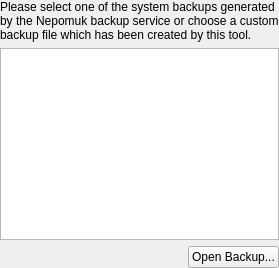
<?xml version="1.0" encoding="UTF-8"?>
<ui version="4.0">
 <class>RestoreSelection</class>
 <widget class="QWizardPage" name="RestoreSelection">
  <property name="title">
   <string>Restore Nepomuk Database</string>
  </property>
  <property name="subTitle">
   <string>Please choose a backup from a list of known backups below. Or choose a custom backup path.</string>
  </property>
  <layout class="QVBoxLayout" name="verticalLayout">
   <property name="margin">
    <number>0</number>
   </property>
   <item>
    <widget class="QLabel" name="label">
     <property name="text">
      <string comment="@info">Please select one of the system backups generated by the Nepomuk backup service or choose a custom backup file which has been created by this tool.</string>
     </property>
     <property name="wordWrap">
      <bool>true</bool>
     </property>
    </widget>
   </item>
   <item>
    <widget class="QListWidget" name="m_listWidget">
     <property name="editTriggers">
      <set>QAbstractItemView::NoEditTriggers</set>
     </property>
     <property name="alternatingRowColors">
      <bool>false</bool>
     </property>
    </widget>
   </item>
   <item>
    <layout class="QHBoxLayout" name="horizontalLayout">
     <item>
      <spacer name="horizontalSpacer">
       <property name="orientation">
        <enum>Qt::Horizontal</enum>
       </property>
       <property name="sizeHint" stdset="0">
        <size>
         <width>40</width>
         <height>20</height>
        </size>
       </property>
      </spacer>
     </item>
     <item>
      <widget class="KPushButton" name="m_customBackupButton">
       <property name="text">
        <string>Open Backup...</string>
       </property>
      </widget>
     </item>
    </layout>
   </item>
  </layout>
 </widget>
 <customwidgets>
  <customwidget>
   <class>KPushButton</class>
   <extends>QPushButton</extends>
   <header>kpushbutton.h</header>
  </customwidget>
 </customwidgets>
 <resources/>
 <connections/>
</ui>
